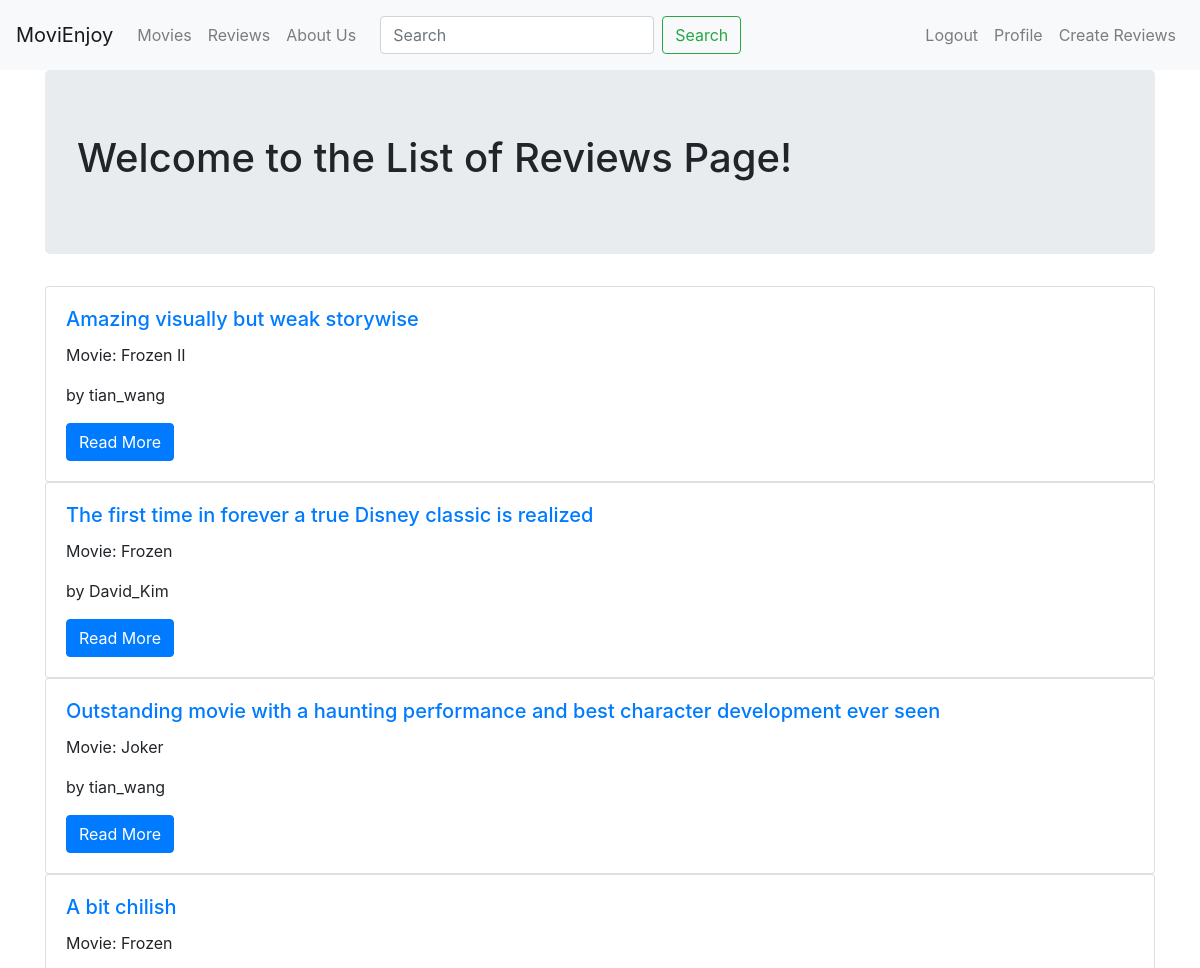
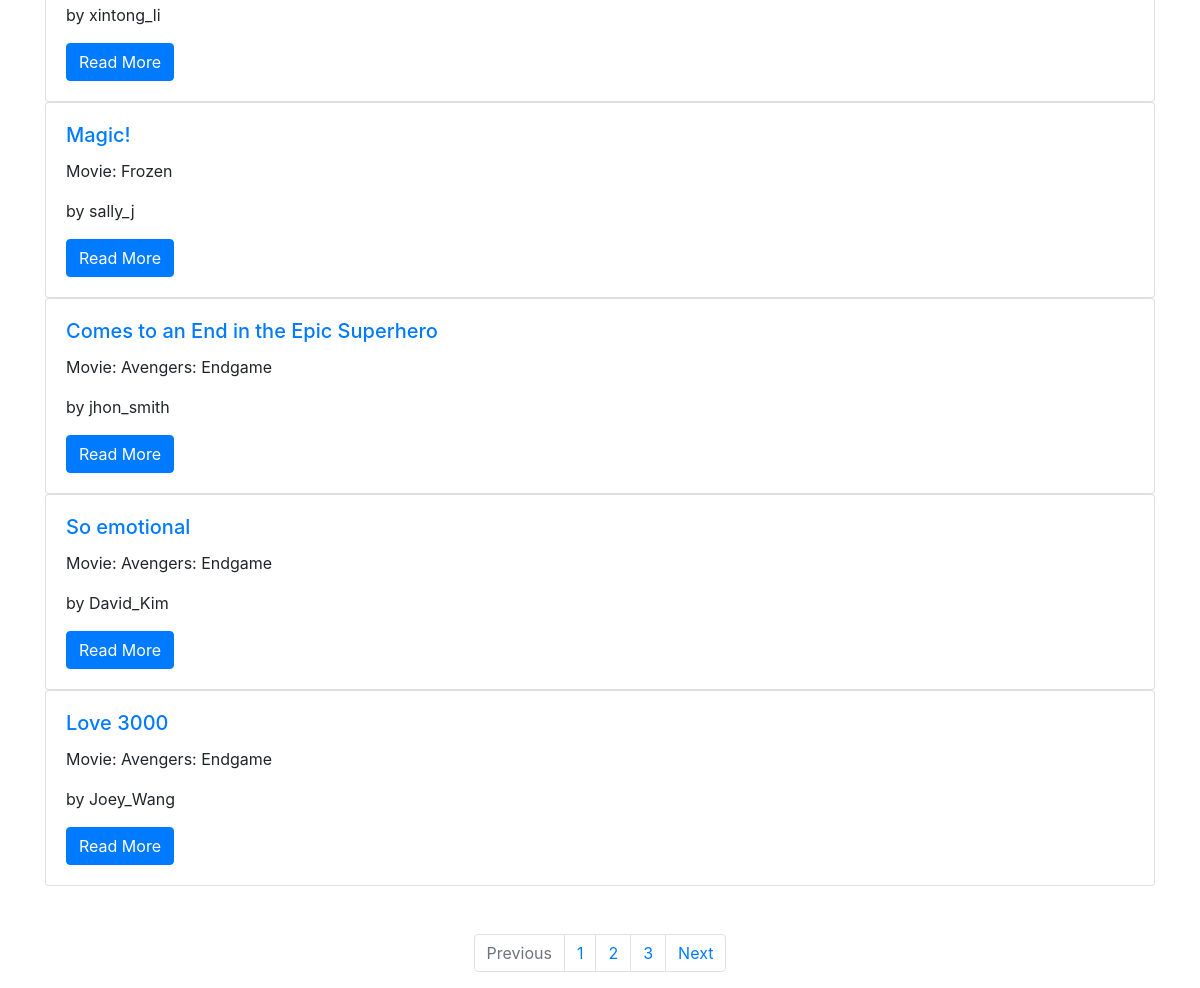
The app's page /review/ (signed in) with its own data (2 pictures, top to bottom).
### review/models.py (models this page shows, shortened)
class Review(models.Model):
    movie = models.ForeignKey(
        Movie, related_name='reviews', on_delete=models.CASCADE)
    author = models.ForeignKey(User, on_delete=models.CASCADE)
    title = models.CharField(max_length=100)
    content = models.TextField()
    created_date = models.DateTimeField(default=timezone.now)

### movie/models.py (models this page shows)
class Movie(models.Model):
    movie_name = models.CharField(max_length=268)
    release_date = models.DateField()
    box_office = models.DecimalField(decimal_places=0, max_digits=11)
    duration = models.IntegerField()
    language = models.CharField(max_length=100)
    overview = models.TextField()
    genre = models.TextField()
    casts = models.TextField()
    rate = models.FloatField()
    director = models.CharField(max_length=100)
    url = models.URLField()
    def __str__(self):
        return self.movie_name

### review/views.py (the view)
# urls.py: path('',views.ReviewListView.as_view(),name='list'),
class ReviewListView(ListView):
    model = models.Review

### review/templates/review/review_list.html
<!DOCTYPE html>
{% extends "base.html" %}
{% load staticfiles %}
{% block body_block %}
<div class="jumbotron">
  <h1>Welcome to the List of Reviews Page!</h1>
</div>
{% for review in review_list %}
<div class="card" style="width: w-100;">
  <div class="card-body">
    <h5 class="card-title"><a href="{{review.id}}/">{{review.title}}</a></h5>
    <p class="card-text">Movie: {{review.movie}}</p>
    <p class="card-text">by {{review.author}}</p>
    <a href="{{review.id}}" class="btn btn-primary">Read More</a>
  </div>
</div>
{% endfor %}
<br><br>
<nav aria-label="Page navigation example">
  <ul class="pagination justify-content-center">
    <li class="page-item disabled">
      <a class="page-link" href="#" tabindex="-1" aria-disabled="true">Previous</a>
    </li>
    <li class="page-item"><a class="page-link" href="#">1</a></li>
    <li class="page-item"><a class="page-link" href="#">2</a></li>
    <li class="page-item"><a class="page-link" href="#">3</a></li>
    <li class="page-item">
      <a class="page-link" href="#">Next</a>
    </li>
  </ul>
</nav>
{% endblock %}

### records on screen
Review: title "Amazing visually but weak storywise", movie "Frozen II", author "tian_wang"
Review: title "The first time in forever a true Disney classic is realized", movie "Frozen", author "David_Kim"
Review: title "Outstanding movie with a haunting performance and best character development ever seen", movie "Joker", author "tian_wang"
Review: title "A bit chilish", movie "Frozen", author "xintong_li"
Review: title "Magic!", movie "Frozen", author "sally_j"
Review: title "Comes to an End in the Epic Superhero", movie "Avengers: Endgame", author "jhon_smith"
Review: title "So emotional", movie "Avengers: Endgame", author "David_Kim"
Review: title "Love 3000", movie "Avengers: Endgame", author "Joey_Wang"
